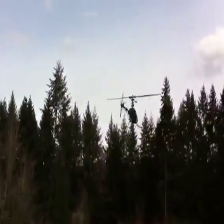
#> input picture test/1gVcuyz-6to_1.png, 224 x 224 px, found by its file name; the run also reads 1 picture not shown here
$ python test.py
#> lines starting #> are read from the running program, lines starting #| are printed output that depends on the picture
import cv2
import numpy as np

# Load the original image and segmentation mask
image = cv2.imread('/unet-semantic/test/1gVcuyz-6to_1.png')
#> image is the input picture: shape (224, 224, 3); mean B, G, R 116.1, 115.2, 115.2
mask = cv2.imread('/unet-semantic/test/helicopter1gVcuyz-6to_output.jpg')

# Convert the mask to a colored overlay
overlay = cv2.applyColorMap(mask, cv2.COLORMAP_JET)
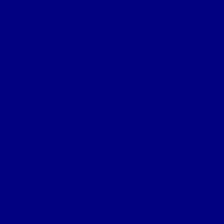
#> overlay: shape (224, 224, 3); mean B, G, R 128, 0, 0

# Adjust the transparency of the overlay
alpha = 0.5  # Set the desired transparency value (0.0 - fully transparent, 1.0 - fully opaque)
overlay = cv2.addWeighted(overlay, alpha, image, 1 - alpha, 0)
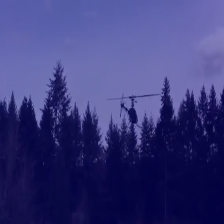
#> overlay: shape (224, 224, 3); mean B, G, R 122, 57.6, 57.6

# Display or save the final result
cv2.imshow('Segmentation Result', overlay)
cv2.waitKey(0)
cv2.destroyAllWindows()
